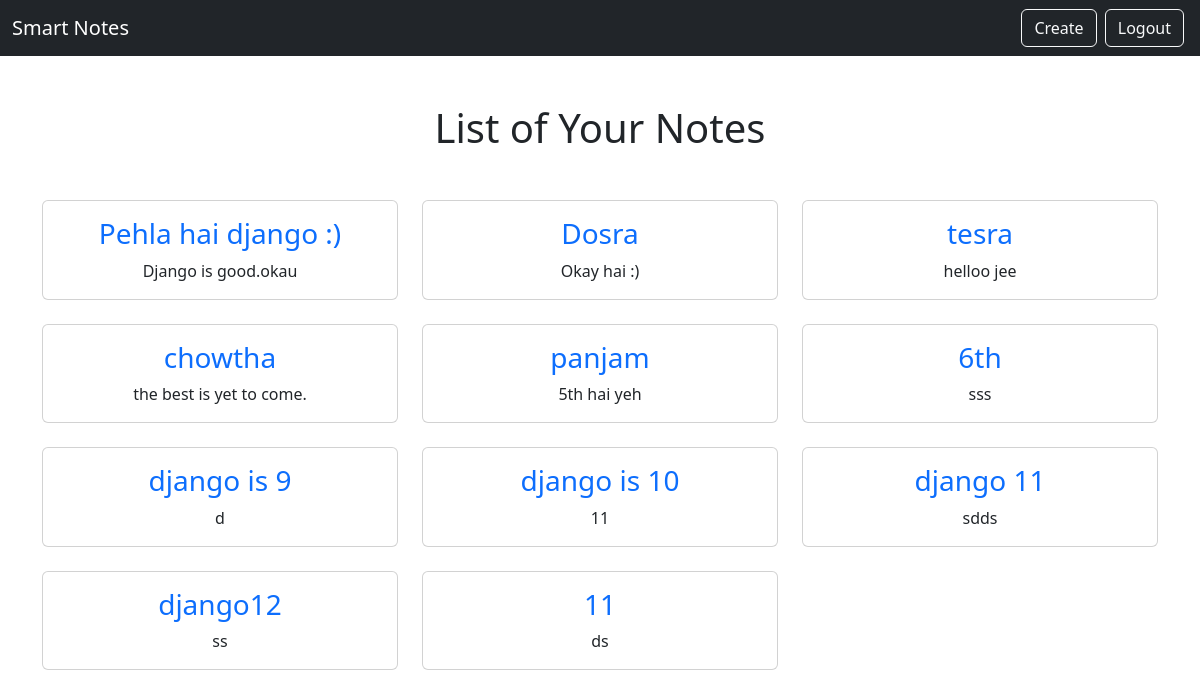
Screenshot of /notes/ (signed in) with the database file from the repository.
### notes/models.py (models this page shows, shortened)
class Note(models.Model):
    title = models.CharField(max_length=100)
    content = models.TextField()
    created_at = models.DateTimeField(auto_now_add=True)
    updated_at = models.DateTimeField(auto_now=True)
    user = models.ForeignKey(User, on_delete=models.CASCADE, related_name='notes')

### notes/views.py (the view)
# urls.py: path('notes/', views.NoteListView.as_view(), name='notes_list'), # 3rd argument is used to name the url
class NoteListView(LoginRequiredMixin, ListView):
    model = Note # this is the model that will be used to fetch the data
    context_object_name = 'notes' # this is the name of the variable that will be used in the template
    template_name = 'notes_list.html' # this is the name of the template that will be used to render the view
    login_url = '/login' # this is the url that will be used to redirect the user if he is not logged in
    def get_queryset(self):
        return self.request.user.notes.all()

### templates/notes_list.html
{% extends 'base.html' %}
{% block content %}
  <h1 class="my-5">List of Your Notes</h1>
  <div class="row row-cols-1 row-cols-md-2 row-cols-lg-3 g-4">
    {% for note in notes %}
      <div class="col">
        <div class="card h-100">
          <div class="card-body">
            <a href="{% url 'notes_detail' pk=note.id %}" class="text-decoration-none">
              <h3 class="card-title">{{ note.title }}</h3>
            </a>
            <p class="card-text">{{ note.content }}</p>
          </div>
        </div>
      </div>
    {% endfor %}
  </div>
{% endblock %}

### templates/base.html (shortened to what this page needs)
{% load static %}
<html>
<head>
    <link href="https://cdn.jsdelivr.net/npm/bootstrap/dist/css/bootstrap.min.css" rel="stylesheet">
</head>
<body>
    <nav class='navbar navbar-dark bg-dark'>
        <div class='container-fluid'>
            <a class='navbar-brand' href="{% url 'index' %}">Smart Notes</a>
            <div class='ms-auto'>
                {% if user.is_authenticated %}
                {% url 'notes_list' as notes_list_url %}
                <a href="{% url 'notes_create' %}" class='btn btn-outline-light me-1'>Create</a>
                <a href="{% url 'logout' %}" class='btn btn-outline-light me-1'>Logout</a>
                {% else %}
                <a href="{% url 'login' %}" class='btn btn-outline-light me-1'>Login</a>
                <a href="{% url 'signup' %}" class='btn btn-outline-light me-1'>Sign Up</a>
                {% endif %}
            </div>
        </div>
    </nav>
    <div class="my-5 text-center container">
        {% block content %}
        {% endblock %}
    </div>
</body>
</html>

### rows the page displays
Note: title "Pehla hai django :)", content "Django is good.okau"
Note: title "Dosra", content "Okay hai :)"
Note: title "tesra", content "helloo jee"
Note: title "chowtha", content "the best is yet to come."
Note: title "panjam", content "5th hai yeh"
Note: title "6th", content "sss"
Note: title "django is 9", content "d"
Note: title "django is 10", content "11"
Note: title "django 11", content "sdds"
Note: title "django12", content "ss"
Note: title "11", content "ds"
